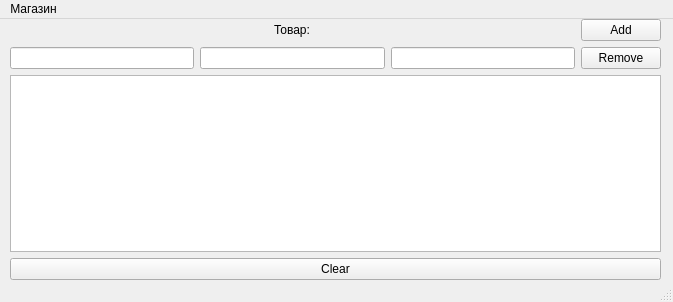
<?xml version="1.0" encoding="UTF-8"?>
<ui version="4.0">
 <class>MainWindow</class>
 <widget class="QMainWindow" name="MainWindow">
  <property name="geometry">
   <rect>
    <x>0</x>
    <y>0</y>
    <width>673</width>
    <height>302</height>
   </rect>
  </property>
  <property name="windowTitle">
   <string>Проект &quot;Магазин&quot;</string>
  </property>
  <widget class="QWidget" name="centralwidget">
   <widget class="QWidget" name="gridLayoutWidget">
    <property name="geometry">
     <rect>
      <x>10</x>
      <y>0</y>
      <width>651</width>
      <height>261</height>
     </rect>
    </property>
    <layout class="QGridLayout" name="gridLayout">
     <item row="0" column="0">
      <layout class="QHBoxLayout" name="horizontalLayout">
       <item>
        <layout class="QVBoxLayout" name="verticalLayout">
         <item alignment="Qt::AlignHCenter">
          <widget class="QLabel" name="label">
           <property name="text">
            <string>Товар:</string>
           </property>
          </widget>
         </item>
         <item>
          <layout class="QHBoxLayout" name="horizontalLayout_3">
           <item>
            <widget class="QLineEdit" name="Name">
             <property name="text">
              <string/>
             </property>
            </widget>
           </item>
           <item>
            <widget class="QLineEdit" name="Weight">
             <property name="text">
              <string/>
             </property>
            </widget>
           </item>
           <item>
            <widget class="QLineEdit" name="Price"/>
           </item>
          </layout>
         </item>
        </layout>
       </item>
       <item>
        <layout class="QVBoxLayout" name="verticalLayout_2">
         <item>
          <widget class="QPushButton" name="Add">
           <property name="text">
            <string>Add</string>
           </property>
          </widget>
         </item>
         <item>
          <widget class="QPushButton" name="Remove">
           <property name="text">
            <string>Remove</string>
           </property>
          </widget>
         </item>
        </layout>
       </item>
      </layout>
     </item>
     <item row="2" column="0">
      <widget class="QListWidget" name="listWidget"/>
     </item>
     <item row="3" column="0">
      <layout class="QHBoxLayout" name="horizontalLayout_2"/>
     </item>
     <item row="4" column="0">
      <widget class="QPushButton" name="Clear">
       <property name="text">
        <string>Clear</string>
       </property>
      </widget>
     </item>
    </layout>
   </widget>
  </widget>
  <widget class="QMenuBar" name="menubar">
   <property name="geometry">
    <rect>
     <x>0</x>
     <y>0</y>
     <width>673</width>
     <height>21</height>
    </rect>
   </property>
   <widget class="QMenu" name="menuLab2">
    <property name="title">
     <string>Магазин</string>
    </property>
    <addaction name="actionSave"/>
    <addaction name="actionOpen"/>
   </widget>
   <addaction name="menuLab2"/>
  </widget>
  <widget class="QStatusBar" name="statusbar"/>
  <action name="actionSave">
   <property name="text">
    <string>Save</string>
   </property>
  </action>
  <action name="actionOpen">
   <property name="text">
    <string>Open</string>
   </property>
  </action>
 </widget>
 <resources/>
 <connections/>
</ui>
